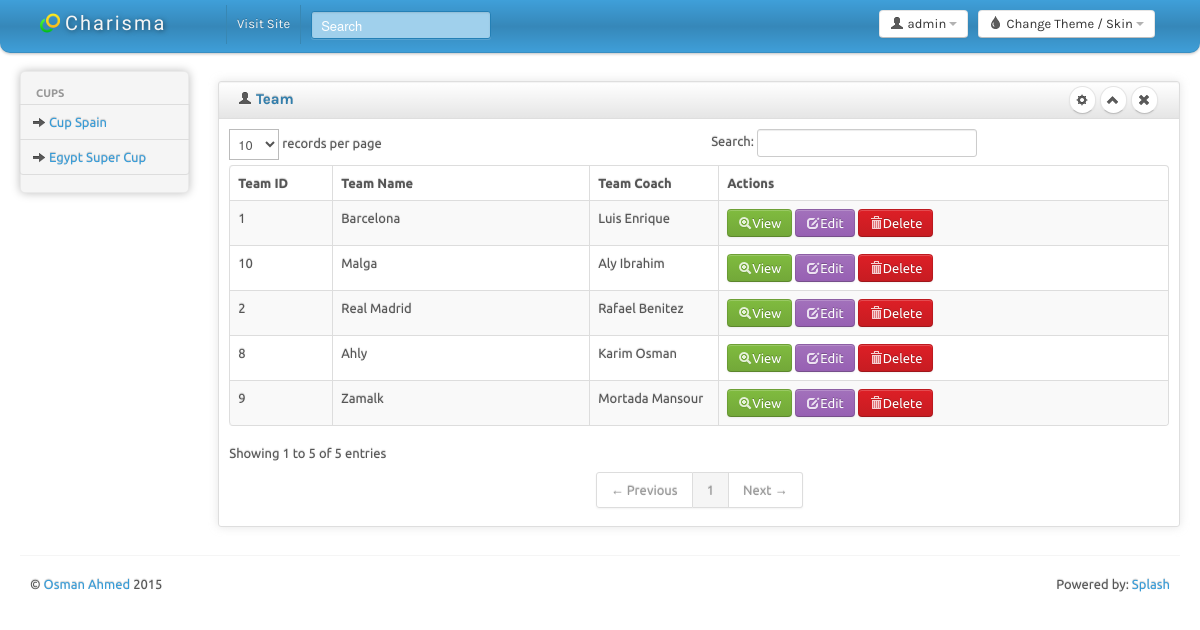
The app's page /cuptrack/team.php with its own data.
### tables this page shows
CREATE TABLE IF NOT EXISTS `cup` (
  `CupID` int(3) NOT NULL,
  `Name` varchar(300) NOT NULL,
  `Start` date NOT NULL,
  `End` date NOT NULL
);

CREATE TABLE IF NOT EXISTS `team` (
  `TeamID` int(5) NOT NULL,
  `Name` varchar(300) NOT NULL,
  `CoachID` int(5) NOT NULL
);

CREATE TABLE IF NOT EXISTS `coach` (
  `CoachID` int(3) NOT NULL,
  `Name` varchar(300) NOT NULL
);

### cuptrack/team.php (the view, shortened to what this page needs)
<!DOCTYPE html>
<html lang="en">
<head>
	<link id="bs-css" href="css/bootstrap-cerulean.css" rel="stylesheet">
	<link href="css/bootstrap-responsive.css" rel="stylesheet">
	<link href="css/charisma-app.css" rel="stylesheet">
	<link href="css/jquery-ui-1.8.21.custom.css" rel="stylesheet">
	<link href='css/fullcalendar.css' rel='stylesheet'>
	<link href='css/fullcalendar.print.css' rel='stylesheet'  media='print'>
	<link href='css/chosen.css' rel='stylesheet'>
	<link href='css/uniform.default.css' rel='stylesheet'>
	<link href='css/colorbox.css' rel='stylesheet'>
	<link href='css/jquery.cleditor.css' rel='stylesheet'>
	<link href='css/jquery.noty.css' rel='stylesheet'>
	<link href='css/noty_theme_default.css' rel='stylesheet'>
	<link href='css/elfinder.min.css' rel='stylesheet'>
	<link href='css/elfinder.theme.css' rel='stylesheet'>
	<link href='css/jquery.iphone.toggle.css' rel='stylesheet'>
	<link href='css/opa-icons.css' rel='stylesheet'>
	<link href='css/uploadify.css' rel='stylesheet'>
</head>
<body>
	<div class="navbar">
		<div class="navbar-inner">
			<div class="container-fluid">
				<a class="brand" href="index.html"> <img alt="Charisma Logo" src="img/logo20.png" /> <span>Charisma</span></a>
				<div class="btn-group pull-right theme-container" >
					<a class="btn dropdown-toggle" data-toggle="dropdown" href="#">
						<i class="icon-tint"></i><span class="hidden-phone"> Change Theme / Skin</span>
						<span class="caret"></span>
					</a>
				</div>
				<div class="btn-group pull-right" >
					<a class="btn dropdown-toggle" data-toggle="dropdown" href="#">
						<i class="icon-user"></i><span class="hidden-phone"> admin</span>
						<span class="caret"></span>
					</a>
				</div>
				<div class="top-nav nav-collapse">
					<ul class="nav">
						<li><a href="#">Visit Site</a></li>
						<li>
							<form class="navbar-search pull-left">
								<input placeholder="Search" class="search-query span2" name="query" type="text">
							</form>
						</li>
					</ul>
				</div>
			</div>
		</div>
	</div>
		<div class="container-fluid">
		<div class="row-fluid">
			<div class="span2 main-menu-span">
				<div class="well nav-collapse sidebar-nav">
        		<? require_once "rightmenu.php"; ?>
				</div>
			</div>
                <div id="content" class="span10">
<div class="row-fluid sortable">
<div class="box span12">
<div class="box-header well" data-original-title>
<h2><i class="icon-user"></i> Team</h2>
<div class="box-icon">
<a href="AddTeam.php" class="btn  btn-round"><i class="icon-cog"></i></a>
<a href="#" class="btn btn-minimize btn-round"><i class="icon-chevron-up"></i></a>
<a href="#" class="btn btn-close btn-round"><i class="icon-remove"></i></a>
</div>
</div>
<div class="box-content">
<table class="table table-striped table-bordered bootstrap-datatable datatable">
<thead>
<tr>
<th width="8%">Team ID</th>
<th width="20%">Team Name</th>
<th width="10%">Team Coach</th>
<th width="35%">Actions</th>
</tr>
</thead>
<tbody>
<?
$GetTeam = mysql_query("SELECT team.TeamID AS TeamID, team.Name AS TeamName, coach.Name AS CoachName FROM team team LEFT OUTER JOIN coach coach ON (team.CoachID = coach.CoachID) ORDER BY TeamName ASC");
while($GetTeamFetch = mysql_fetch_array($GetTeam)){
?>
    <tr>
    <td><? echo $GetTeamFetch[TeamID]; ?></td>
    <td class="center"><? echo $GetTeamFetch[TeamName]; ?></td>
    <td class="center"><? echo $GetTeamFetch[CoachName]; ?></td>
    <td class="center">
      <a class="btn btn-success" href="TeamView.php?ID=<? echo $GetTeamFetch[TeamID]; ?>"><i class="icon-zoom-in icon-white"></i>View</a>
      <a class="btn btn-info" href="TeamEdit.php?ID=<? echo $GetTeamFetch[TeamID]; ?>"><i class="icon-edit icon-white"></i>Edit</a>
      <a class="btn btn-danger" href="TeamDelete.php?ID=<? echo $GetTeamFetch[TeamID]; ?>"><i class="icon-trash icon-white"></i>Delete</a>
    </td>
    </tr>
<? } ?>
</tbody>
</table>
</div>
</div>
</div>
                </div>
			</div>
		<hr>
		<footer>
			<p class="pull-left">&copy; <a href="#">Osman Ahmed</a> 2015</p>
			<p class="pull-right">Powered by: <a href="#">Splash</a></p>
		</footer>
	</div>
</body>
</html>

### cuptrack/rightmenu.php
<ul class="nav nav-tabs nav-stacked main-menu">
<li class="nav-header hidden-tablet">Cups</li>
<?
$GetCup = mysql_query("SELECT cup.CupID, cup.Name, cup.Start, cup.End FROM cup ORDER BY cup.Name ASC");
while($GetCupFetch = mysql_fetch_array($GetCup)){
?>
<li><a class="ajax-link" href="cupschdule.php?ID=<? echo $GetCupFetch['CupID']; ?>"><i class="icon-arrow-right"></i><span class="hidden-tablet"> <? echo $GetCupFetch['Name']; ?></span></a></li>
<? } ?>
</ul>

### cuptrack/css/charisma-app.css (style rules this page uses)
.box { border: 1px solid #DEDEDE; border-radius:3px; -webkit-border-radius:3px; -moz-border-radius:3px; margin-top: 10px; margin-bottom: 10px ; box-shadow: 0 0 10px rgba(189, 189, 189, 0.4); -webkit-box-shadow: 0 0 10px rgba(189, 189, 189, 0.4); -moz-box-shadow: 0 0 10px rgba(189, 189, 189, 0.4); }
.box-header { border:none; padding-top:5px; border-bottom: 1px solid #DEDEDE; border-radius:3px 3px 0 0; -webkit-border-radius:3px 3px 0 0; -moz-border-radius:3px 3px 0 0; height:12px; min-height:12px; margin-bottom: 0; cursor:move; font-weight:bold; font-size:16px; background: -moz-linear-gradient(top, rgba(255,255,255,0) 0%, rgba(0,0,0,0.1) 100%); background: -webkit-gradient(linear, left top, left bottom, color-stop(0%,rgba(255,255,255,0)), color-stop(100%,rgba(0,0,0,0.1))); background: -webkit-linear-gradient(top, rgba(255,255,255,0) 0%,rgba(0,0,0,0.1) 100%); background: -o-linear-gradient(top, rgba(255,255,255,0) 0%,rgba(0,0,0,0.1) 100%); background: -ms-linear-gradient(top, rgba(255,255,255,0) 0%,rgba(0,0,0,0.1) 100%); background: linear-gradient(to bottom, rgba(255,255,255,0) 0%,rgba(0,0,0,0.1) 100%); filter: progid:DXImageTransform.Microsoft.gradient( startColorstr='#00ffffff', endColorstr='#1a000000',GradientType=0 ); }
.box-header h2 { font-size:15px; width:auto; clear:none; float:left; line-height:25px; white-space: nowrap; }
.box-header h2 > i { margin-top:1px; }
.box-icon { float:right; }
.box-icon a { clear:none; float:left; margin:0 2px; height: 18px; width:5px; margin-top: -1px; }
.box-icon a i { margin-left:-4.5px; }
.box-content { padding:10px; }
.btn-round { border-radius: 40px; -webkit-border-radius: 40px; -moz-border-radius: 40px; font-size:12px; padding-top:4px; }
footer { clear:both; }
footer .pull-right { float:right; margin-right:10px; }
footer .pull-left { float:left; margin-left:10px; }
.sidebar-nav { min-height:0; box-shadow: 0 0 10px #BDBDBD; -webkit-box-shadow: 0 0 10px #BDBDBD; -moz-box-shadow: 0 0 10px #BDBDBD; border-radius: 5px; -webkit-border-radius: 5px; -moz-border-radius: 5px; margin-bottom: 0; padding-bottom:0; }
.sidebar-nav > ul > li:not(.nav-header) { margin-right:-2px; margin-left:-2px; }
.brand { font-family: 'Shojumaru', cursive, Arial, serif; letter-spacing:2px; text-shadow:1px 1px 5px rgba(0, 0, 0, 0.5); width:166px; }
.brand img { float:left; height:20px; width:20px; margin-right:5px; }
.brand span { float:left; }
.navbar-search { margin-left:10px; }
.navbar-inner { border-radius:0 0 10px 10px; -webkit-border-radius:0 0 10px 10px; -moz-border-radius:0 0 10px 10px; padding-top:5px; padding-bottom:5px; }
.pull-left { float:left !important; }
.pull-right { float:right !important; }

### cuptrack/team.php (style rules this page uses)
body { padding-bottom: 40px; }
.sidebar-nav { padding: 9px 0; }

### records on screen
cup: Name "Cup Spain"
cup: Name "Egypt Super Cup"
team: TeamID "8", Name "Ahly", CoachID.Name "Karim Osman"
team: TeamID "1", Name "Barcelona", CoachID.Name "Luis Enrique"
team: TeamID "10", Name "Malga", CoachID.Name "Aly Ibrahim"
team: TeamID "2", Name "Real Madrid", CoachID.Name "Rafael Benitez"
team: TeamID "9", Name "Zamalk", CoachID.Name "Mortada Mansour"
